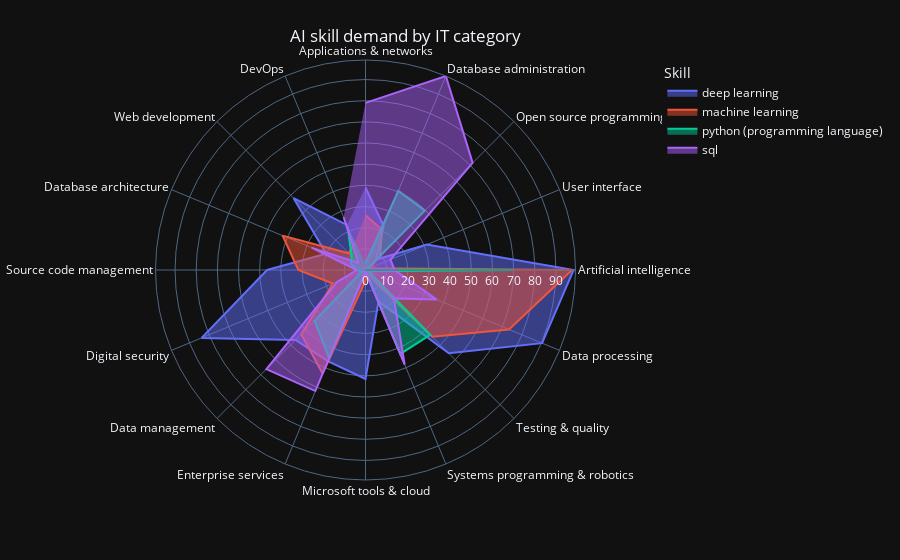

Notebook cell for this chart:
### Code cell
#starting making radar graph-2


radar_graph1 = px.line_polar(AI_skill_demand_by_IT_category, r="value", theta="axis", color="Skill", template="plotly_dark")
radar_graph1.update_traces(fill='toself')
radar_graph1.update_layout(
                            title = {
                                     'text' : 'AI skill demand by IT category',
                                      'x' : 0.45,
                                      'xanchor' : 'center',
                                      'yanchor' : 'top'})

### Figure 1 — Plotly figure (JSON) as saved in the notebook; plotly's stock layout.template omitted (floating-point values rounded to 4 significant figures)
{"data": [{"fill": "toself", "hovertemplate": "Skill=deep learning<br>value=%{r}<br>axis=%{theta}<extra></extra>", "legendgroup": "deep learning", "line": {"color": "#636efa", "dash": "solid"}, "marker": {"symbol": "circle"}, "mode": "lines", "name": "deep learning", "r": [38.98, 22.42, 6.879, 31.34, 98.34, 90.32, 55.67, 16.05, 51.46, 46.62, 46.75, 83.82, 46.5, 20.13, 48.03, 23.06], "showlegend": true, "subplot": "polar", "theta": ["Applications & networks", "Database administration", "Open source programming", "User interface", "Artificial intelligence", "Data processing", "Testing & quality", "Systems programming & robotics", "Microsoft tools & cloud", "Enterprise services", "Data management", "Digital security", "Source code management", "Database architecture", "Web development", "DevOps"], "type": "scatterpolar"}, {"fill": "toself", "hovertemplate": "Skill=machine learning<br>value=%{r}<br>axis=%{theta}<extra></extra>", "legendgroup": "machine learning", "line": {"color": "#EF553B", "dash": "solid"}, "marker": {"symbol": "circle"}, "mode": "lines", "name": "machine learning", "r": [25.86, 20.51, 9.682, 2.293, 97.58, 73.38, 44.59, 2.166, 5.096, 52.99, 42.93, 16.69, 31.72, 42.42, 11.21, 13.63], "showlegend": true, "subplot": "polar", "theta": ["Applications & networks", "Database administration", "Open source programming", "User interface", "Artificial intelligence", "Data processing", "Testing & quality", "Systems programming & robotics", "Microsoft tools & cloud", "Enterprise services", "Data management", "Digital security", "Source code management", "Database architecture", "Web development", "DevOps"], "type": "scatterpolar"}, {"fill": "toself", "hovertemplate": "Skill=python (programming language)<br>value=%{r}<br>axis=%{theta}<extra></extra>", "legendgroup": "python (programming language)", "line": {"color": "#00cc96", "dash": "solid"}, "marker": {"symbol": "circle"}, "mode": "lines", "name": "python (programming language)", "r": [3.185, 40.51, 39.62, 0.6369, 69.81, 1.656, 43.31, 42.93, 0.5096, 44.97, 34.01, 1.911, 4.204, 7.389, 9.299, 22.04], "showlegend": true, "subplot": "polar", "theta": ["Applications & networks", "Database administration", "Open source programming", "User interface", "Artificial intelligence", "Data processing", "Testing & quality", "Systems programming & robotics", "Microsoft tools & cloud", "Enterprise services", "Data management", "Digital security", "Source code management", "Database architecture", "Web development", "DevOps"], "type": "scatterpolar"}, {"fill": "toself", "hovertemplate": "Skill=sql<br>value=%{r}<br>axis=%{theta}<extra></extra>", "legendgroup": "sql", "line": {"color": "#ab63fa", "dash": "solid"}, "marker": {"symbol": "circle"}, "mode": "lines", "name": "sql", "r": [78.98, 99.24, 71.59, 12.74, 13.76, 36.43, 18.98, 48.41, 0.8917, 61.91, 66.24, 14.39, 4.076, 27.64, 4.713, 27.01], "showlegend": true, "subplot": "polar", "theta": ["Applications & networks", "Database administration", "Open source programming", "User interface", "Artificial intelligence", "Data processing", "Testing & quality", "Systems programming & robotics", "Microsoft tools & cloud", "Enterprise services", "Data management", "Digital security", "Source code management", "Database architecture", "Web development", "DevOps"], "type": "scatterpolar"}], "layout": {"legend": {"title": {"text": "Skill"}, "tracegroupgap": 0}, "margin": {"t": 60}, "polar": {"angularaxis": {"direction": "clockwise", "rotation": 90}, "domain": {"x": [0, 1], "y": [0, 1]}}, "title": {"text": "AI skill demand by IT category", "x": 0.45, "xanchor": "center", "yanchor": "top"}}}
